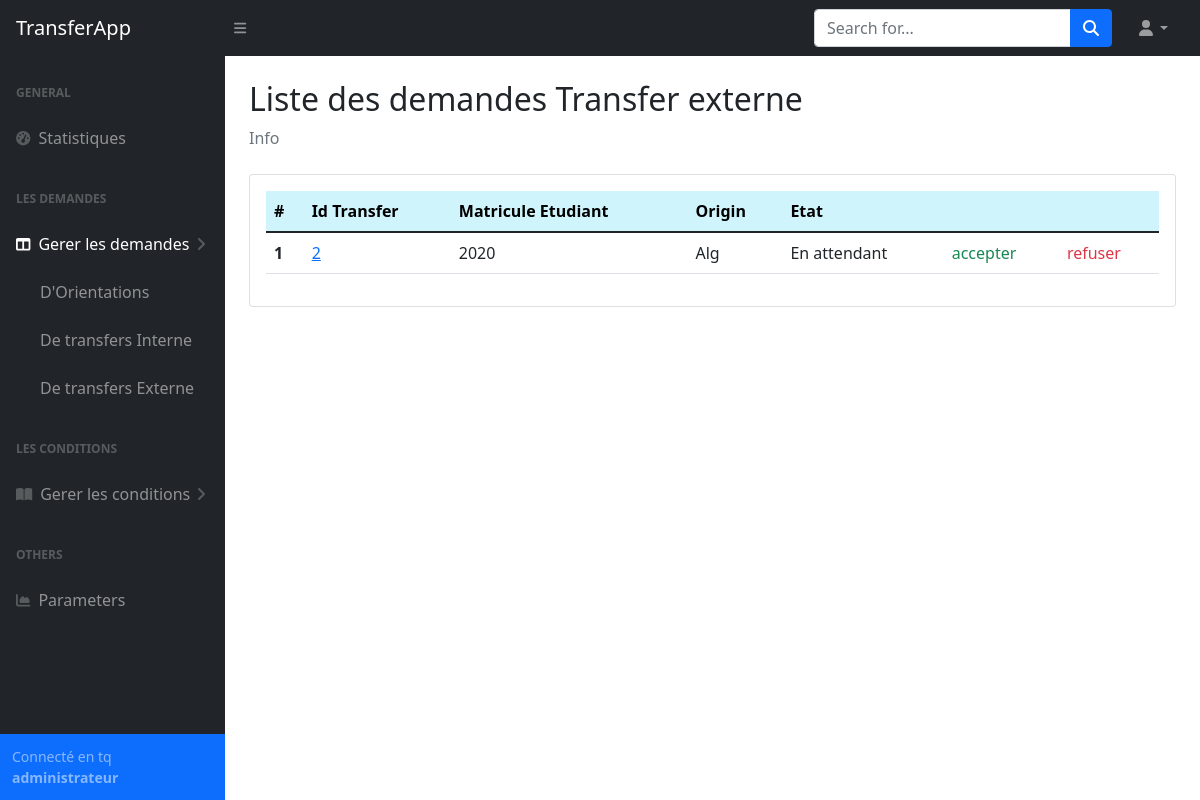
/admin/transfer_externe (signed in), run on an earlier commit of the app's database.
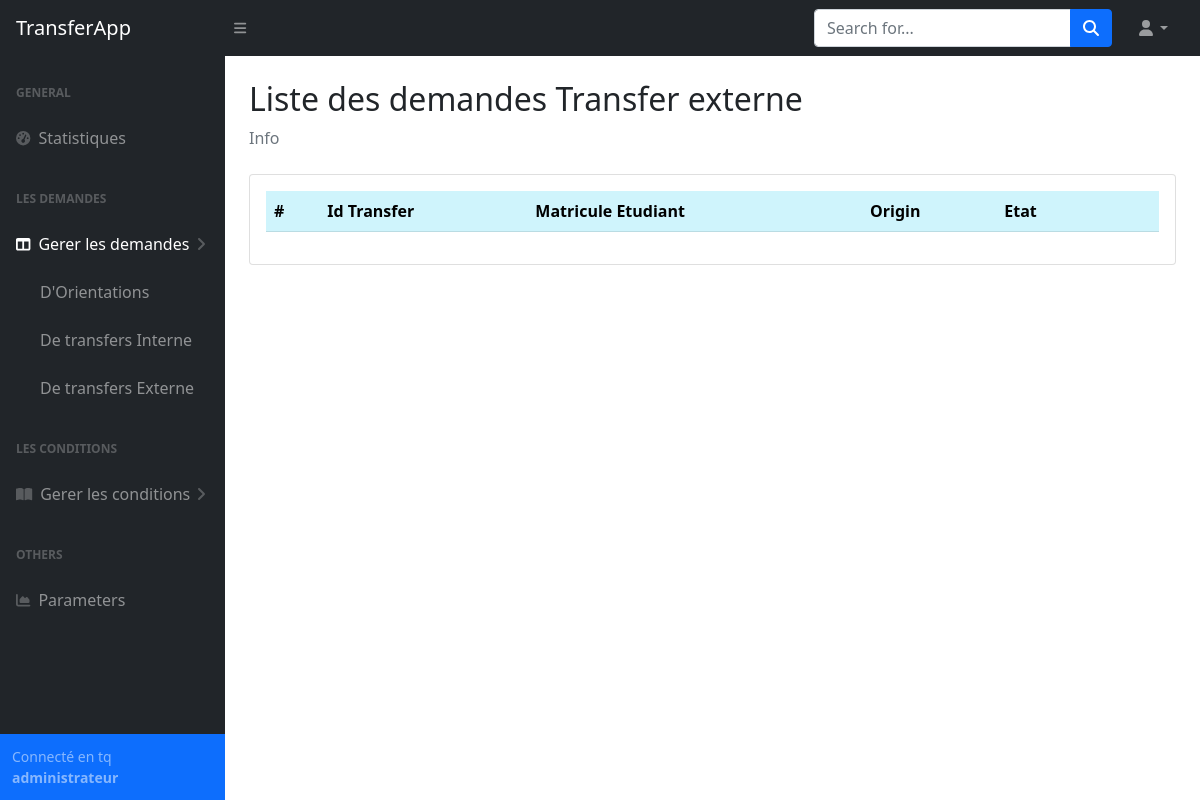
And on a later commit of the database.
### tables this page shows
CREATE TABLE "transfer_request" (
	"matricule"	INTEGER NOT NULL,
	"id_transfer"	INTEGER NOT NULL,
	"moyen_bac"	REAL NOT NULL,
	"filiere_bac"	TEXT NOT NULL,
	"niveau-etude"	TEXT NOT NULL,
	"date_premier_insc"	TEXT NOT NULL,
	"formation"	TEXT NOT NULL,
	"univ_origin"	TEXT NOT NULL,
	"conge_academic"	INTEGER NOT NULL,
	"etat"	INTEGER NOT NULL,
	"choix1"	INTEGER NOT NULL,
	"choix2"	INTEGER NOT NULL,
	"choix3"	INTEGER NOT NULL,
	"choix4"	INTEGER NOT NULL,
	FOREIGN KEY("choix1") REFERENCES "specialite"("id"),
	FOREIGN KEY("choix4") REFERENCES "specialite"("id"),
	FOREIGN KEY("matricule") REFERENCES "etudiant"("matricule"),
	FOREIGN KEY("choix3") REFERENCES "specialite"("id"),
	FOREIGN KEY("id_transfer") REFERENCES "transfer"("id"),
	FOREIGN KEY("choix2") REFERENCES "specialite"("id"),
	PRIMARY KEY("matricule")
);

### App.py (the view)
@app.route('/admin/transfer_externe')
def transferExterne():
    type = "externe"
    if session.get("email") != None:
         if db.getTransferRequests(type) != None:
            db.closeConnection()
            return render_template('admin/transfer_externe.html', data = db.getTransferRequests(type))
         else:
             return render_template('admin/transfer_externe.html')
    return redirect(url_for('login'))

### database_api.py (called while the page is built)
def closeConnection():
    print("closing connection...")
    con.close

def getTransferRequests(type):
    try:
        if type == "interne":
            cursor.execute('select * from transfer_request where etat = "En attendant" and univ_origin = "constantine 2"')
        else:
            cursor.execute('select * from transfer_request where etat = "En attendant" and univ_origin != "constantine 2"')
    except Error as e:
        print(e)
        return None
    else:
        res = cursor.fetchall()
        return res

### templates/admin/transfer_externe.html (shortened to what this page needs)
{% extends "admin/base.html" %}
{% block content %}
    <main>
        <div class="container-fluid px-4">
            <h2 class="mt-4">Liste des demandes Transfer externe</h2>
            <ol class="breadcrumb mb-4">
                <li class="breadcrumb-item active">Info</li>
            </ol>
            <div class="card mb-4">
                <div class="card-body">
                    <table class="table">
                        <thead>
                          <tr>
                            <th scope="col" class="table-info">#</th>
                            <th scope="col" class="table-info">Id Transfer</th>
                            <th scope="col" class="table-info">Matricule Etudiant</th>
                            <th scope="col" class="table-info">Origin</th>
                            <th scope="col" class="table-info">Etat</th>
                            <th scope="col" class="table-info"></th>
                            <th scope="col" class="table-info"></th>
                          </tr>
                        </thead>
                        <tbody>
                          {% for item in data %}
                          <tr>
                            <th scope="row">{{data.index(item) + 1 }}</th>
                            <td><a href="{{ url_for('transferInterneDetails', id_transfer = item[1], type = 'externe') }}">{{item[1]}}</a></td>
                            <td>{{item[0]}}</td>
                            <td>{{item[7]}}</td>
                            <td>{{item[9]}}</td>
                            <td><a class="link-success text-decoration-none" href="{{url_for('updateTransferEtat', matricule = item[0], State = 'accepted')}}">accepter</a></td>
                            <td><a class="link-danger text-decoration-none" href="{{url_for('updateTransferEtat', matricule = item[0], State = 'refused')}}">refuser</a></td>
                          </tr>
                          {% endfor %}
                        </tbody>
                      </table>
                </div>
            </div>
        </div>
    </main>
{% endblock content %}

### templates/admin/base.html (shortened to what this page needs)
<!DOCTYPE html>
<html>
<head>
    <link rel="stylesheet" href="https://cdn.jsdelivr.net/npm/litepicker/dist/css/litepicker.css"/>
    <link href="https://cdn.jsdelivr.net/npm/bootstrap@5.1.3/dist/css/bootstrap.min.css" rel="stylesheet">
    <link href="{{url_for('static',filename='styles.css')}}" rel="stylesheet"></link>
</head>
<body class="sb-nav-fixed">
    {% block navbar %}
    <nav class="sb-topnav navbar navbar-expand navbar-dark bg-dark">
        <a class="navbar-brand ps-3" href="#">TransferApp</a>
        <button class="btn btn-link btn-sm order-1 order-lg-0 me-4 me-lg-0" id="sidebarToggle" href="#!"><i class="fas fa-bars"></i></button>
        <form class="d-none d-md-inline-block form-inline ms-auto me-0 me-md-3 my-2 my-md-0">
            <div class="input-group">
                <input class="form-control" type="text" placeholder="Search for..." aria-label="Search for..." aria-describedby="btnNavbarSearch" />
                <button class="btn btn-primary" id="btnNavbarSearch" type="button"><i class="fas fa-search"></i></button>
            </div>
        </form>
        <ul class="navbar-nav ms-auto ms-md-0 me-3 me-lg-4">
            <li class="nav-item dropdown">
                <a class="nav-link dropdown-toggle" id="navbarDropdown" href="#" role="button" data-bs-toggle="dropdown" aria-expanded="false"><i class="fas fa-user fa-fw"></i></a>
            </li>
        </ul>
    </nav>
    {% endblock navbar%}
    {% block sidebar %}
    <div id="layoutSidenav">
        <div id="layoutSidenav_nav">
            <nav class="sb-sidenav accordion sb-sidenav-dark" id="sidenavAccordion">
                <div class="sb-sidenav-menu">
                    <div class="nav">
                        <div class="sb-sidenav-menu-heading">General</div>
                        <a class="nav-link {% if request.path == '/admin' %} active {% endif %}" href="/admin">
                            <div class="sb-nav-link-icon"><i class="fas fa-tachometer-alt"></i></div>
                            Statistiques
                        </a>
                        <div class="sb-sidenav-menu-heading">Les demandes</div>
                        <a class="nav-link collapsed {% if ('/admin/tr'or'/admin/or') in request.path %} active{% endif %}" href="#" data-bs-toggle="collapse" data-bs-target="#collapseLayouts" aria-expanded="false" aria-controls="collapseLayouts">
                            <div class="sb-nav-link-icon"><i class="fas fa-columns"></i></div>
                            Gerer les demandes
                            <div class="sb-sidenav-collapse-arrow"><i class="fas fa-angle-down"></i></div>
                        </a>
                        <div class="collapse show" id="collapseLayouts" aria-labelledby="headingOne" data-bs-parent="#sidenavAccordion">
                            <nav class="sb-sidenav-menu-nested nav">
                                <a class="nav-link {% if request.path =='/admin/orientations'%} active {% endif %}" href="{{url_for('orientations')}}">D'Orientations</a>
                                <a class="nav-link {% if request.path =='/admin/transfer_interne'%} active {% endif %}" href="{{url_for('transferInterne')}}">De transfers Interne</a>
                                <a class="nav-link {% if request.path =='/admin/transfer_interne/details'%} active {% endif %}" href="{{url_for('transferExterne')}}">De transfers Externe</a>
                            </nav>
                        </div>
                        <div class="sb-sidenav-menu-heading">Les conditions</div>
                        <a class="nav-link collapsed" href="#" data-bs-toggle="collapse" data-bs-target="#collapsePages" aria-expanded="false" aria-controls="collapsePages">
                            <div class="sb-nav-link-icon"><i class="fas fa-book-open"></i></div>
                            Gerer les conditions
                            <div class="sb-sidenav-collapse-arrow"><i class="fas fa-angle-down"></i></div>
                        </a>
                        <div class="sb-sidenav-menu-heading">Others</div>
                        <a class="nav-link" href="/admin/parametres">
                            <div class="sb-nav-link-icon"><i class="fas fa-chart-area"></i></div>
                            Parameters
                        </a>
                    </div>
                </div>
                <div class="sb-sidenav-footer bg-primary">
                    <div class="small">Connecté en tq <b>administrateur</b></div>
                </div>
            </nav>
        </div>
        <div id="layoutSidenav_content">
            {% block content %}{% endblock content %}
        </div>
    </div>
    {% endblock sidebar %}
</body>
</html>

What changed in the data, as far as the page shows it:
removed transfer_request: data "1", id_transfer "2", matricule "2020", univ_origin "Alg", etat "En attendant"
